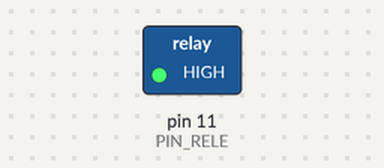
The sketch below on a simulated Arduino Uno, built with avr-gcc and run on an emulated ATmega328P. Shown: switched loads named in the sketch (green lamp = pin HIGH).

Above: at 1.0 s.
At 3.0 s:
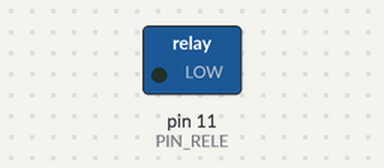
Timing chart, 0 to 5.2 s (numbered marks = the images above):
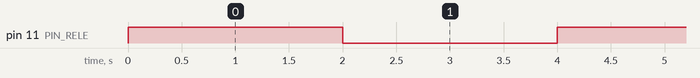

Measured:
- by itself, pin 11 (PIN_RELE): alternates HIGH for 2.0 s and LOW for 2.0 s

The sketch:

_6.13_-_Rele.ino
```cpp
/*
Curso de Arduino

Control de Rele

Conexiones
Pin positivo del rele a 5V
Pin negativo del rele a GND
Pin de Señal (s)  a pin 11 de arduino

by JAVacasM
 */


/* ==== Includes - Librerias==== */
/* ====  END Includes ==== */

/* ==== Defines - Constantes ==== */
#define PIN_RELE 11
#define ESPERA 2000
/* ==== END Defines ==== */

/* ==== Variables Globales ==== */

/* ==== END Global Variables ==== */


/* ==== Funciones a usar - Prototipos ==== */

/* ==== END Prototipos ==== */

/* ==== Setup - Configuracion ==== */
void setup() {
  pinMode(PIN_RELE,OUTPUT);
}
/* ==== END Setup ==== */

/* ==== Loop - Codigo que se repite==== */
void loop() {
  digitalWrite(PIN_RELE,HIGH);
  delay(ESPERA);
  digitalWrite(PIN_RELE,LOW);
  delay(ESPERA);
}
/* ==== End Loop ==== */

/* ==== Funciones ==== */

/* ==== END Functions ==== */
```
